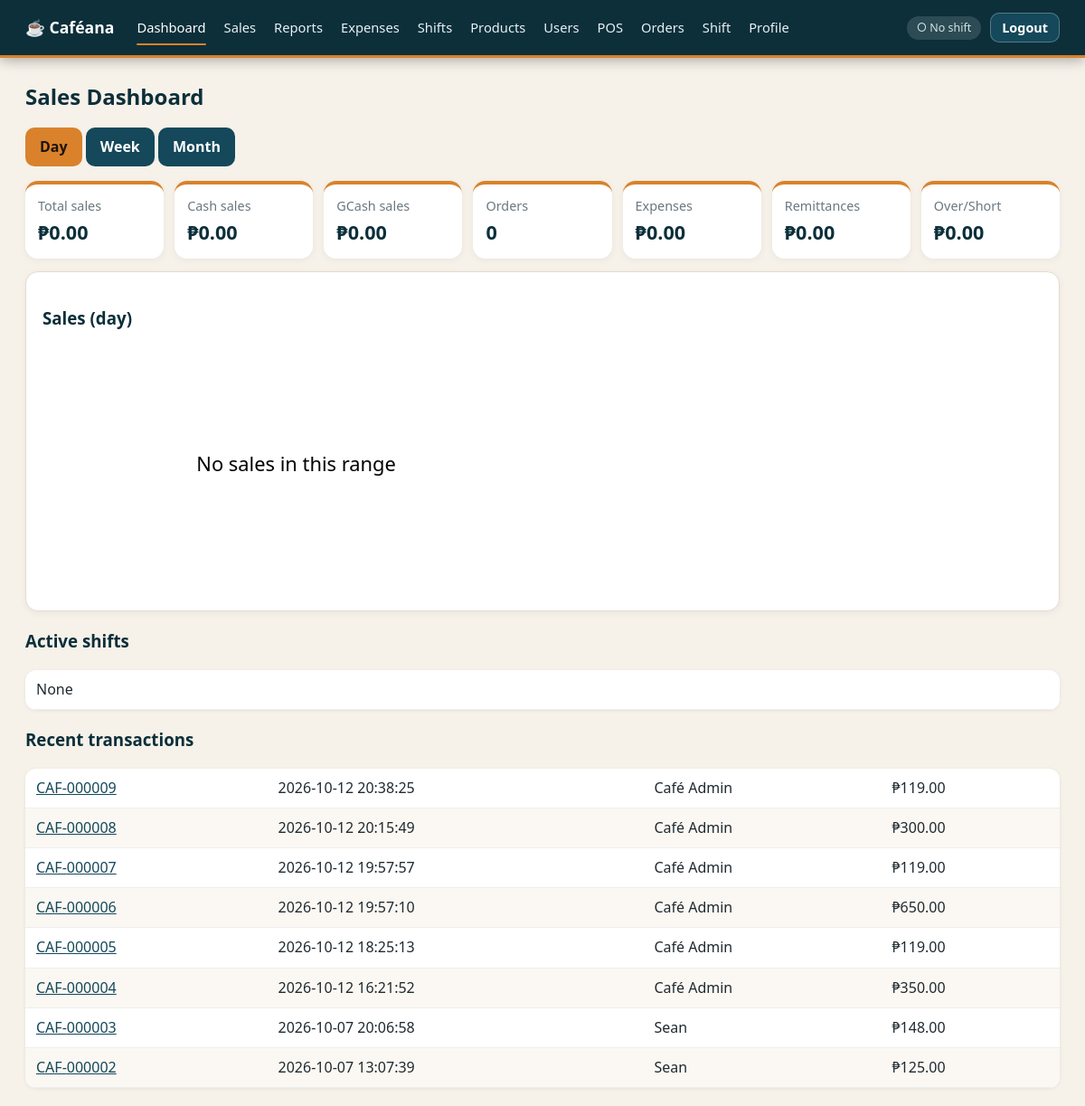
Page /admin/dashboard (signed in) on the earlier database version.
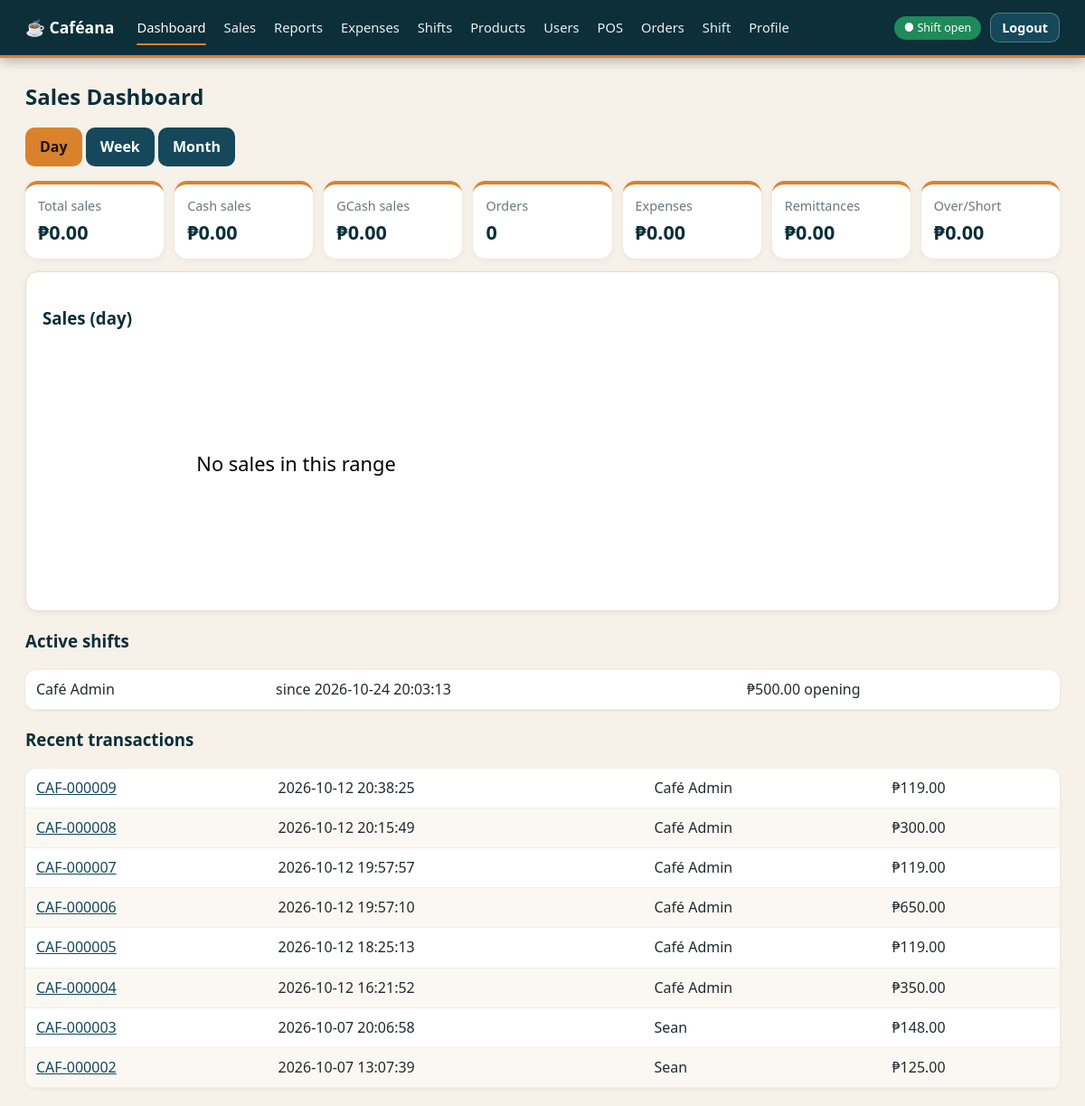
Same page on the later database version.
### tables this page shows
CREATE TABLE orders(id INTEGER PRIMARY KEY,user_id INTEGER NOT NULL REFERENCES users(id),shift_id INTEGER NOT NULL REFERENCES shifts(id),token TEXT UNIQUE NOT NULL,
 subtotal INTEGER NOT NULL,discount INTEGER NOT NULL DEFAULT 0,total INTEGER NOT NULL,created_at TEXT NOT NULL DEFAULT(datetime('now','localtime')));

CREATE TABLE users(id INTEGER PRIMARY KEY,username TEXT UNIQUE NOT NULL,full_name TEXT NOT NULL,password_hash TEXT NOT NULL,
 role TEXT NOT NULL DEFAULT 'staff' CHECK(role IN('admin','staff')),status TEXT NOT NULL DEFAULT 'pending' CHECK(status IN('pending','active','rejected','inactive')),
 created_at TEXT NOT NULL DEFAULT(datetime('now','localtime')));

CREATE TABLE shifts(id INTEGER PRIMARY KEY,user_id INTEGER NOT NULL REFERENCES users(id),start_at TEXT NOT NULL DEFAULT(datetime('now','localtime')),end_at TEXT,
 opening_cash INTEGER NOT NULL,closing_cash INTEGER,expected_cash INTEGER,over_short INTEGER,status TEXT NOT NULL DEFAULT 'open' CHECK(status IN('open','closed')));

### app.py (the view)
@app.route("/admin/dashboard")
@admin_required
def dashboard():
    r = request.args.get("range", "day"); r = r if r in RANGES else "day"
    c = lambda col: RANGES[r].format(c=col)
    st = q1(f"SELECT COUNT(DISTINCT o.id) n,COALESCE(SUM(p.amount),0) total,COALESCE(SUM(CASE WHEN p.method='cash' THEN p.amount END),0) cash,COALESCE(SUM(CASE WHEN p.method='gcash' THEN p.amount END),0) gcash FROM orders o JOIN payments p ON p.order_id=o.id WHERE {c('o.created_at')}")
    ex = q1(f"SELECT COALESCE(SUM(amount),0) v FROM expenses WHERE {c('created_at')}")["v"]
    rm = q1(f"SELECT COALESCE(SUM(amount),0) v FROM remittances WHERE {c('created_at')}")["v"]
    os_ = q1(f"SELECT COALESCE(SUM(over_short),0) v FROM shifts WHERE status='closed' AND {c('end_at')}")["v"]
    grp = "strftime('%H:00',o.created_at)" if r == "day" else "date(o.created_at)"
    rows = {x["k"]: x["v"] / 100 for x in q(f"SELECT {grp} k,SUM(o.total) v FROM orders o WHERE {c('o.created_at')} GROUP BY k")}
    if r == "day":
        hrs = sorted(rows); keys = [f"{h:02d}:00" for h in range(int(hrs[0][:2]), max(int(hrs[-1][:2]), datetime.now().hour) + 1)] if hrs else []
    else:
        today = datetime.now().date(); keys = [(today - timedelta(days=i)).isoformat() for i in range((7 if r == "week" else 30) - 1, -1, -1)]
    chart = [[k, rows.get(k, 0)] for k in keys] if rows else []
    return render_template("dashboard.html", st=st, ex=ex, rm=rm, os=os_, r=r, chart=chart,
        active=q("SELECT s.*,u.full_name FROM shifts s JOIN users u ON u.id=s.user_id WHERE s.status='open'"),
        recent=q("SELECT o.*,u.full_name FROM orders o JOIN users u ON u.id=o.user_id ORDER BY o.id DESC LIMIT 8"))

### app.py (called while the page is built)
def db():
    if "db" not in g:
        g.db = sqlite3.connect(DB); g.db.row_factory = sqlite3.Row
        g.db.execute("PRAGMA foreign_keys=ON"); g.db.execute("PRAGMA busy_timeout=5000")
    return g.db

@app.teardown_appcontext
def _close(e):
    d = g.pop("db", None)
    if d: d.close()

def q(sql, a=()): return db().execute(sql, a).fetchall()

def q1(sql, a=()): return db().execute(sql, a).fetchone()

@app.template_filter("peso")
def peso(c): return "₱{:,.2f}".format((c or 0) / 100)

@app.before_request
def load():
    g.user = None
    if session.get("uid"):
        g.user = q1("SELECT * FROM users WHERE id=? AND status='active'", (session["uid"],))
        if not g.user: session.clear()
    if request.method == "POST":
        t = request.form.get("csrf") or request.headers.get("X-CSRF") or ""
        if not secrets.compare_digest(t, session.get("csrf", "")): abort(400)

@app.after_request
def headers(r):
    r.headers["X-Frame-Options"] = "DENY"; r.headers["X-Content-Type-Options"] = "nosniff"; r.headers["Referrer-Policy"] = "same-origin"
    r.headers["Content-Security-Policy"] = "default-src 'self'; img-src 'self' https: data:; style-src 'self' 'unsafe-inline'; script-src 'self' 'unsafe-inline'; frame-ancestors 'none'; form-action 'self'"
    if not request.path.startswith("/static/"): r.headers["Cache-Control"] = "no-store"  # no cached financial pages after logout
    if PROD: r.headers["Strict-Transport-Security"] = "max-age=31536000"
    return r

@app.context_processor
def ctx():
    session.setdefault("csrf", secrets.token_hex(16)); u = getattr(g, "user", None); sh = None
    if u:
        try: sh = q1("SELECT 1 FROM shifts WHERE user_id=? AND status='open'", (u["id"],))
        except sqlite3.Error: pass
    return dict(csrf=session["csrf"], user=u, my_shift=sh)

def login_required(f):
    @wraps(f)
    def w(*a, **k):
        if not g.user: return redirect(url_for("login"))
        return f(*a, **k)
    return w

def admin_required(f):
    @wraps(f)
    @login_required
    def w(*a, **k):
        if g.user["role"] != "admin": abort(403)
        return f(*a, **k)
    return w

### templates/dashboard.html (shortened to what this page needs)
{% extends "base.html" %}{% block body %}
<h2>Sales Dashboard</h2>
<p>
  {% for k in ['day','week','month'] %}<a
    class="btn {{ '' if r==k else 'alt' }}"
    href="?range={{ k }}"
    >{{ k|capitalize }}</a
  >
  {% endfor %}
</p>
<div class="stats">
  <div>Total sales<b>{{ st.total|peso }}</b></div>
  <div>Cash sales<b>{{ st.cash|peso }}</b></div>
  <div>GCash sales<b>{{ st.gcash|peso }}</b></div>
  <div>Orders<b>{{ st.n }}</b></div>
  <div>Expenses<b>{{ ex|peso }}</b></div>
  <div>Remittances<b>{{ rm|peso }}</b></div>
  <div>Over/Short<b>{{ os|peso }}</b></div>
</div>
<div class="box">
  <h3>Sales ({{ r }})</h3>
  <svg id="ch" viewBox="0 0 600 200" style="width: 100%"></svg>
</div>
<h3>Active shifts</h3>
<table>
  {% for s in active %}
  <tr>
    <td>{{ s.full_name }}</td>
    <td>since {{ s.start_at }}</td>
    <td>{{ s.opening_cash|peso }} opening</td>
  </tr>
  {% else %}
  <tr>
    <td>None</td>
  </tr>
  {% endfor %}
</table>
<h3>Recent transactions</h3>
<table>
  {% for o in recent %}
  <tr>
    <td><a href="/receipt/{{ o.id }}">CAF-{{ '%06d'|format(o.id) }}</a></td>
    <td>{{ o.created_at }}</td>
    <td>{{ o.full_name }}</td>
    <td>{{ o.total|peso }}</td>
  </tr>
  {% endfor %}
</table>
{% endblock %}

### templates/base.html (shortened to what this page needs)
<!doctype html><html lang="en"><head><meta charset="utf-8"><meta name="viewport" content="width=device-width,initial-scale=1"><meta name="theme-color" content="#0c2f3a"><title>Caféana POS</title>
<link rel="stylesheet" href="{{ url_for('static',filename='style.css') }}"></head><body class="{% block bodyclass %}{% endblock %}">
{% set p = request.path %}{% if user %}<nav><a class="brand-link" href="/"><b>☕ Caféana</b></a><div class="links">
{% if user.role=='admin' %}{% for h,l in [('/admin/dashboard','Dashboard'),('/admin/sales','Sales'),('/admin/reports','Reports'),('/admin/expenses','Expenses'),('/admin/shifts','Shifts'),('/admin/products','Products'),('/admin/users','Users')] %}<a href="{{ h }}" class="{{ 'on' if p.startswith(h) else '' }}">{{ l }}</a>{% endfor %}{% endif %}
{% for h,l in [('/pos','POS'),('/orders','Orders'),('/shift','Shift'),('/profile','Profile')] %}<a href="{{ h }}" class="{{ 'on' if p.startswith(h) else '' }}">{{ l }}</a>{% endfor %}</div>
<a class="pill {{ 'live' if my_shift else '' }}" href="/shift">{{ '● Shift open' if my_shift else '○ No shift' }}</a><span class="who">{{ user.full_name }}</span>
<form method="post" action="/logout"><input type="hidden" name="csrf" value="{{ csrf }}"><button class="alt">Logout</button></form></nav>{% endif %}
<main>{% block body %}{% endblock %}</main>
</body></html>

### static/style.css (style rules this page uses)
:root { --night:#0c2f3a;--teal:#14485a;--accent:#D9822B;--accent2:#eb9640;--bg:#f6f1e9;--ink:#1f2a30;--muted:#6a7780;--line:#e5dccd;--brown:var(--teal);--r:12px; --hero-img:url('/static/hero.jpg');--banner-img:var(--hero-img) }
* { box-sizing:border-box }
body { margin:0;font-family:system-ui,-apple-system,"Segoe UI",Roboto,sans-serif;background:var(--bg);color:var(--ink);line-height:1.45 }
h2 { color:var(--night);margin:6px 0 14px;font-size:1.5rem }
h3 { color:var(--night) }
a { color:var(--teal) }
main { padding:20px clamp(12px,3vw,28px);max-width:1280px;margin:auto }
nav { position:sticky;top:0;z-index:30;display:flex;align-items:center;gap:10px;padding:0 clamp(12px,3vw,28px);min-height:60px;color:#fff;box-shadow:0 2px 14px #0005; background:var(--night);border-bottom:3px solid var(--accent) }
nav a { color:#e8f1f4;text-decoration:none }
nav .brand-link { color:#fff;text-decoration:none;font-size:1.1rem;white-space:nowrap;margin-right:6px }
nav .links { display:flex;gap:2px;flex:1;overflow-x:auto;scrollbar-width:none }
nav .links a { position:relative;color:#e8f1f4;text-decoration:none;padding:20px 9px;white-space:nowrap;font-size:.92rem }
nav .links a:hover,nav .links a.on { color:#fff }
nav .links a.on::after,nav .links a:hover::after { content:"";position:absolute;left:9px;right:9px;bottom:11px;height:2px;border-radius:2px;background:var(--accent) }
.pill { font-size:.78rem;padding:4px 11px;border-radius:999px;background:#ffffff22;color:#d5e3e8;text-decoration:none;white-space:nowrap }
.pill.live { background:#1f8a5a;color:#fff }
nav form { margin:0 }
nav form button { padding:6px 12px;font-size:.9rem;background:#ffffff1f;color:#fff;border:1px solid #ffffff45 }
button,.btn { background:var(--accent);color:#1d130c;border:0;border-radius:10px;padding:10px 16px;cursor:pointer;font-size:1rem;font-weight:600;text-decoration:none;display:inline-block;font-family:inherit }
button.alt,.btn.alt { background:var(--teal);color:#fff }
.box { background:#fff;border-radius:14px;border:1px solid var(--line);padding:18px;box-shadow:0 2px 8px #0000000d }
table { width:100%;border-collapse:separate;border-spacing:0;background:#fff;border-radius:var(--r);overflow:hidden;box-shadow:0 1px 4px #0001 }
td,th { padding:10px 12px;border-bottom:1px solid #eee }
tr:nth-child(even) td { background:#fbf8f3 }
.stats { display:grid;grid-template-columns:repeat(auto-fit,minmax(150px,1fr));gap:12px;margin:14px 0 }
.stats div { background:#fff;border-radius:14px;padding:14px;border-top:4px solid var(--accent);box-shadow:0 2px 8px #0000000d;color:var(--muted);font-size:.9rem }
.stats b { display:block;font-size:1.35rem;color:var(--night);margin-top:2px }
a,button,.btn,input,select { transition:transform .15s ease,box-shadow .15s ease,background-color .15s ease,border-color .15s ease,color .15s ease }
#ch { max-width:820px;display:block;margin:0 auto }

Differences in the rows shown:
added shifts: full_name "Café Admin", start_at "2026-10-24 20:03:13", opening_cash|peso "₱500.00"
Other differences:
{{ '● Shift open' if my_shift else '○ No shift' }}: "○ No shift" → "● Shift open"
text no longer shown: "None"
